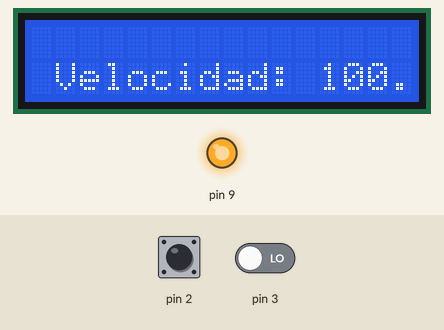
The sketch below on a simulated Arduino Mega 2560, built with avr-gcc and run on an emulated ATmega2560. On the bench: 16×2 character LCD, output pins drawn as LEDs (lit = HIGH). The test bench sets the inputs (shaded band); at power-on: pin 2 LOW, pin 3 LOW. What the sketch prints to the serial monitor is not drawn.

Above: at 1.2 s.
1.3 s: pin 2 driven HIGH
At 2.6 s:
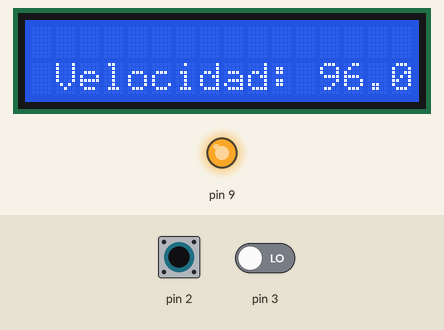
3.1 s: pin 2 driven LOW
At 4.5 s:
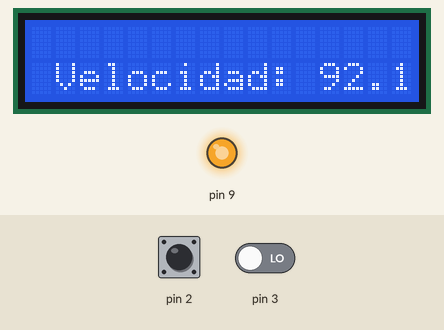
6.1 s: pin 2 driven HIGH
At 7.0 s:
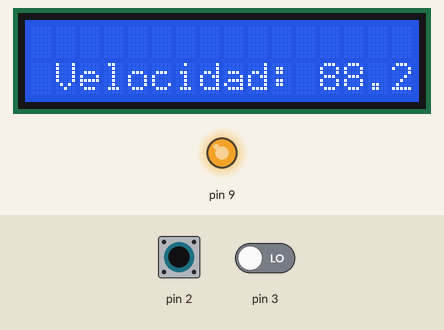
7.6 s: pin 3 driven HIGH
At 8.9 s:
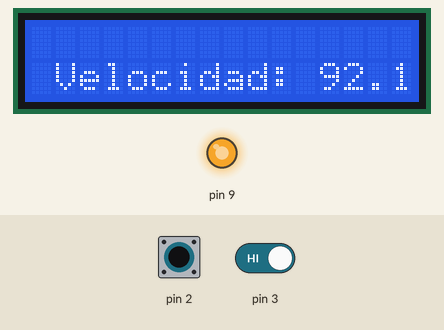
10.6 s: pin 3 driven LOW
At 11.3 s:
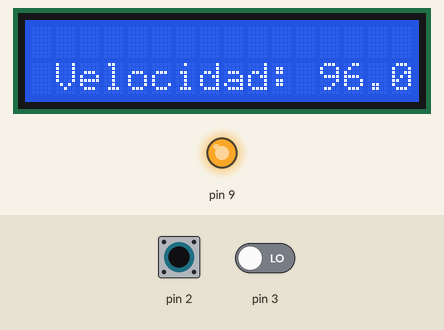
13.6 s: pin 2 pulsed LOW 5 times (0.12 s each, 0.3 s apart)
At 16.2 s:
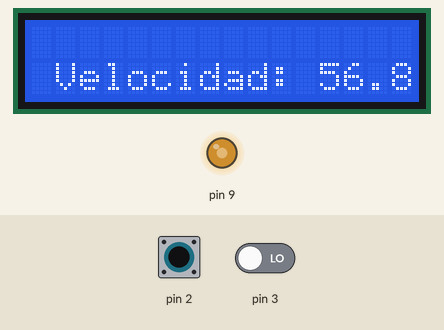
Timing chart, 0 to 17.6 s (numbered marks = the images above; inputs shaded):
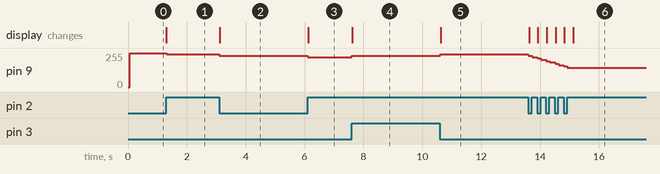

The sketch:

PRACTICA_UNO_CONTROL_MOTOR.ino
```cpp
#include <LiquidCrystal.h>


  LiquidCrystal lcd(52,50,48,46,44,42);
  float _speed=255.00;

void setup() {

TCCR2B = TCCR2B & B11111000 | B00000110;
  // put your setup code here, to run once:

lcd.begin(16,2);
pinMode(9,OUTPUT);
pinMode(2,INPUT);
pinMode(3,INPUT);

Serial.begin(9600);
attachInterrupt(digitalPinToInterrupt(2),menus,HIGH);
attachInterrupt(digitalPinToInterrupt(3),more,HIGH);
Serial.println(_speed);


}

void loop() {

  // put your main code here, to run repeatedly:
analogWrite(9,_speed);
lcd.setCursor(1,1);


  lcd.print("Velocidad: ");
  lcd.setCursor(12,1);
  lcd.print("   ");
  lcd.setCursor(12,1);
  lcd.print(_speed/255.00*100.00);

}
void more(){
  delay(300);


  _speed>=255.0?_speed=255.0 :_speed+=10.0;
  Serial.println(_speed/255*100);

  }
void menus(){
   delay(300);

  _speed<=0.0? _speed=0.00:_speed-=10.0;
  Serial.println(_speed);
  }
```

Measured:
- after the input at 1.3 s, pin 9: 255/255 → 245/255 at once; the display: changes at once (image 1)
- after the input at 3.1 s, pin 9: 245/255 → 235/255 at once; the display: changes at once (image 2)
- after the input at 6.1 s, pin 9: 235/255 → 225/255 at once; the display: changes at once (image 3)
- after the input at 7.6 s, pin 9: 225/255 → 235/255 at once; the display: changes at once (image 4)
- after the input at 10.6 s, pin 9: 235/255 → 245/255 at once; the display: changes at once (image 5)
- after the input at 13.6 s, pin 9: moves from 245/255 to 145/255 over 1.3 s, starting at once; the display: first changes at once (image 6 shows a later state)
